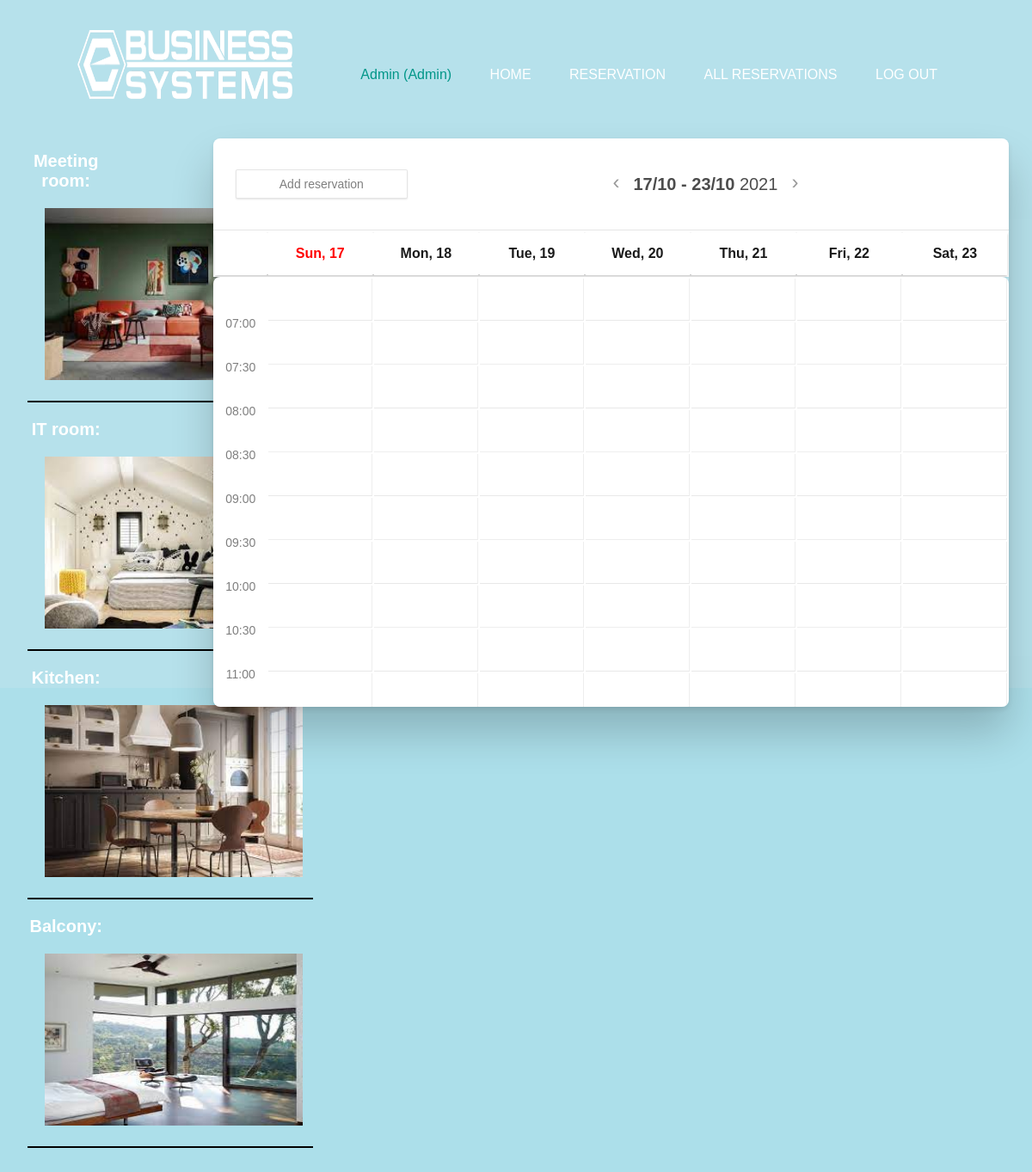
/index2.php?date=next (signed in), run on the app's committed database.
### tables this page shows
CREATE TABLE `rooms` (
  `id` int(11) NOT NULL,
  `name` varchar(20) NOT NULL,
  `description` text DEFAULT NULL,
  `floor_id` int(11) DEFAULT NULL,
  `slika` text NOT NULL
);

### index2.php (the view, shortened to what this page needs)
<?php
include("functions.php");
?>
<!DOCTYPE html>
<html lang="sl" dir="ltr">
<head>
    <link rel="stylesheet" href="index.css">
    <link rel="stylesheet" href="calendar.css">
</head>
<body>
    <div class="banner">
        <div class="navbar">
            <?php
      include("navbar.php");
      ?>
        </div>
      <table class="tabela">
        <tr><td style="border: none">
        <?php
        $sql="SELECT * FROM rooms";
        $result=mysqli_query($con, $sql);
        while($row = mysqli_fetch_array($result))
        {
          $room_name=$row['name'];
          $url_slike=$row['slika'];
        ?>
        <div class="container">
        <p class="tekst_slike">  <?php echo $room_name.":"; ?> </p><img src="<?php echo $url_slike; ?>" alt="Avatar" class="image">
    </div><hr class="crta_pod_sliko"><?php } ?>
      </td>
      <td class="table_row"><div class="sticky_row"> <div class="calendar">
            <header>
                <a href="rezervacija.php"><button class="secondary" style="align-self: flex-start; flex: 0 0 1">Add
                        reservation</button></a>
                <div class="calendar__title" style="display: flex; justify-content: center; align-items: center">
                    <div><a class="icon secondary chevron_left" href="index2.php?date=back">‹</a></div>
                    <?php
        $startOfWeek = date_create(date("y-m-d"));
        $endOfWeek = date_create(date('y-m-d', strtotime('+ 6 days')));
        $t = $_SESSION["teden"];
        if ($_SESSION["teden"] != 0){
          date_add($startOfWeek,date_interval_create_from_date_string("$t days"));
          date_add($endOfWeek,date_interval_create_from_date_string("$t days"));
        }
        ?>
                    <h1 class="" style="flex: 1;"><span></span><strong><?php echo date_format($startOfWeek, "d/m") ?> -
                            <?php echo date_format($endOfWeek, "d/m") ?> </strong><?php echo date("Y"); ?></h1>
                    <div><a class="icon secondary chevron_left" href="index2.php?date=next">›</a></div>
                </div>
            </header>
            <div class="outer">
                <table>
                    <thead>
                        <tr>
                            <th class="headcol"></th>
                            <th class="today"> <?php echo date_format($startOfWeek, "D, j"); ?></th>
                            <th><?php echo date("D, j", strtotime(date_format($startOfWeek, "Y-m-d"). '+1 days')); ?>
                            </th>
                            <th><?php echo date("D, j", strtotime(date_format($startOfWeek, "Y-m-d"). '+2 days')); ?>
                            </th>
                            <th><?php echo date("D, j", strtotime(date_format($startOfWeek, "Y-m-d"). '+3 days')); ?>
                            </th>
                            <th><?php echo date("D, j", strtotime(date_format($startOfWeek, "Y-m-d"). '+4 days')); ?>
                            </th>
                            <th><?php echo date("D, j", strtotime(date_format($startOfWeek, "Y-m-d"). '+5 days')); ?>
                            </th>
                            <th><?php echo date("D, j", strtotime(date_format($startOfWeek, "Y-m-d"). '+6 days')); ?>
                            </th>
                        </tr>
                    </thead>
                </table>
                <div class="wrap">
                    <table class="offset">
                        <tbody>
                            <?php
    $times = array("07:00","07:30","08:00","08:30","09:00", "09:30", "10:00", "10:30", "11:00", "11:30", "12:00", "12:30", "13:00", "13:30", "14:00", "14:30", "15:00", "15:30", "16:00", "16:30", "17:00", "17:30", "18:00", "18:30", "19:00", "19:30", "20:00", "20:30", "21:00");
    foreach ($times as $time) {
      ?>
                            <tr>
                                <td class='headcol'><?php echo $time ?></td>
                                <td>
                                </td>
                                <td>
                                </td>
                                <td>
                                </td>
                                <td>
                                </td>
                                <td>
                                </td>
                                <td>
                                </td>
                                <td>
                                </td>
                            </tr>
                            <?php
    }
    ?>
                        </tbody>
                    </table>
                </div>
            </div></div></td></tr>  </table>
        </div>
</body>
</html>

### index.css (style rules this page uses)
* { margin: 0; padding: 0; font-family: sans-serif; }
body, html { background-color: #9fdae7db; }
.banner { width: 100%; height: 100vh; background-color: #9fdae7bd; background-size: cover; background-position: center; background-attachment: fixed; }
.navbar { width: 85%; margin: auto; padding: 35px 0; display: flex; align-items: center; justify-content: space-between; }
button { width: 200px; padding: 15px 0; text-align: center; margin: 20px 10px; border-radius: 25px; font-weight: bold; border: 2px solid #009688; background: transparent; color: #fff; cursor: pointer; position: relative; overflow: hidden; }
a { color: #fff; text-decoration: none; cursor: default; }
p { margin-top: 20px; text-align: center; }
.image { width: 300px; height: 200px; padding: 20px; margin-left: 30px; }
.container { position: relative; width: 50%; }
.tekst_slike { font-weight: bold; font-size: 20px; margin-left: 30px; color: white; position: relative; }
.crta_pod_sliko { border: 1px solid black; width: 330px; margin-left: 30px; }
.tabela { background: none; position: absolute; }
.table_row { border: none; width: 80%; }
.sticky_row { position: -webkit-sticky; position: sticky; top: 0; padding: 5px; }

### calendar.css (style rules this page uses)
body { flex-direction: column; display: flex; align-items: center; align-content: center; justify-content: center; font-family: "DINPro", "Helvetica Neue", sans-serif; margin: 0; background: #fafafa; box-sizing: border-box; height: 100vh; }
.outer { position: relative; }
.calendar { float: right; margin: 0 auto; margin-right: 20px; max-width: 1100px; min-width: 500px; box-shadow: 0px 30px 50px rgba(0, 0, 0, 0.2), 0px 3px 7px rgba(0, 0, 0, 0.1); border-radius: 8px; }
.wrap { background: #fff; overflow-x: hidden; overflow-y: scroll; max-width: 1280px; height: 500px; border-radius: 8px; }
thead { box-shadow: 0px 2px 3px rgba(0, 0, 0, 0.2); }
thead th { text-align: center; width: 100%; }
header { background: #fff; padding: 1rem; color: rgba(0, 0, 0, 0.7); border-bottom: 1px solid rgba(0, 0, 0, 0.1); position: relative; display: flex; flex-direction: row; justify-content: space-between; align-items: center; border-radius: 8px 8px 0px 0px; }
header h1 { font-size: 1.25rem; text-align: center; font-weight: normal; }
tbody { top: 50px; }
table { background: #fff; width: 100%; height: 100%; table-layout: fixed; }
.headcol { width: 60px; font-size: 0.875rem; font-weight: 500; color: rgba(0, 0, 0, 0.5); padding: 0.25rem 0; text-align: center; border: 0; top: 40px; border-bottom: 1px solid transparent; }
thead th { font-size: 1rem; font-weight: bold; color: rgba(0, 0, 0, 0.9); padding: 1rem; }
thead { z-index: 2; background: white; border-bottom: 2px solid #ddd; }
tr, tr td { height: 20px; }
td { text-align: center; }
tr:nth-child(odd) td:not(.headcol) { border-bottom: 1px solid #e8e8e8; }
tr:nth-child(even) td:not(.headcol) { border-bottom: 1px solid #eee; }
tr td { border-right: 1px solid #eee; padding: 0; white-space: none; word-wrap: nowrap; }
tbody tr td { position: relative; vertical-align: top; height: 40px; width: auto; }
.secondary { color: rgba(0, 0, 0, 0.4); }
button.secondary { border: 1px solid rgba(0, 0, 0, 0.1); background: white; padding: 0.5rem 0.75rem; font-size: 14px; border-radius: 2px; color: rgba(0, 0, 0, 0.5); box-shadow: 0px 1px 2px rgba(0, 0, 0, 0.1); cursor: pointer; font-weight: 500; }
.today { color: red; }
.icon { font-size: 1.5rem; margin: 0 1rem; text-align: center; cursor: pointer; vertical-align: middle; position: relative; top: -2px; }

### data on the page
rooms: name "Meeting room", slika (picture)
rooms: name "IT room", slika (picture)
rooms: name "Kitchen", slika (picture)
rooms: name "Balcony", slika (picture)

### other printed values
$_SESSION["username"] "Admin"
date_format($startOfWeek, "d/m") "17/10"
date_format($endOfWeek, "d/m") "23/10"
date_format($startOfWeek, "D, j") "Sun, 17"
date("D, j", strtotime(date_format($startOfWeek, "Y-m-d"). '+1 days')) "Mon, 18"
date("D, j", strtotime(date_format($startOfWeek, "Y-m-d"). '+2 days')) "Tue, 19"
date("D, j", strtotime(date_format($startOfWeek, "Y-m-d"). '+3 days')) "Wed, 20"
date("D, j", strtotime(date_format($startOfWeek, "Y-m-d"). '+4 days')) "Thu, 21"
date("D, j", strtotime(date_format($startOfWeek, "Y-m-d"). '+5 days')) "Fri, 22"
date("D, j", strtotime(date_format($startOfWeek, "Y-m-d"). '+6 days')) "Sat, 23"
$time "07:00"
$time "07:30"
$time "08:00"
$time "08:30"
$time "09:00"
